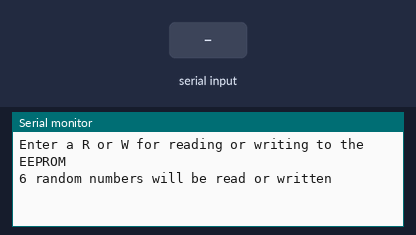
A sketch run on a simulated Arduino Uno, built with avr-gcc and run on an emulated ATmega328P. On the bench: the last lines printed to the serial monitor. The inputs (shaded band) are chosen by the test bench. Random numbers use the default seed unless the sketch sets one; EEPROM starts erased.

Above: at 1.2 s.
1.3 s: "R" received over Serial
At 2.0 s:
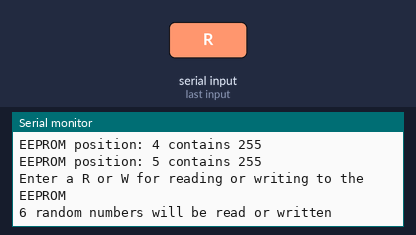
2.8 s: "W" received over Serial
At 2.87 s:
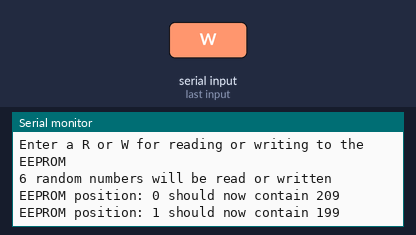
Timing chart, 0 to 5.8 s (numbered marks = the images above; inputs shaded):
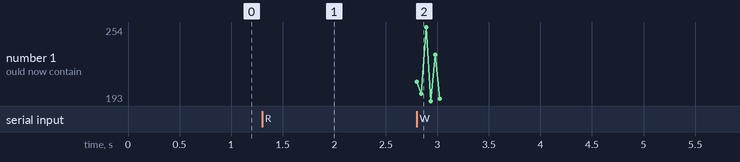

The sketch:

EEPROM_Arduino.ino
```cpp
/* This code will read or write a random number sequence to the
 * Arduino onboard EEPROM.
 * Set you Serial monitor up to send no extra characters.
 */
#include <EEPROM.h>

byte zz;
int EEstart = 0; // the memory location to start reading
// it should be smaller than 1023-EEsize
int EEsize = 1024; // size in bytes of your board's EEPROM
int NofNum = 6;
char input;

void setup()
{
  Serial.begin(9600);
  randomSeed(analogRead(0));
}

void loop()
{
  Serial.println("Enter a R or W for reading or writing to the EEPROM");
  Serial.print(NofNum);
  Serial.println(" random numbers will be read or written");
  // Wait here for a character to be entered
  while (!Serial.available())
    ;
  // continue once a character is available.
  input = ' '; // reset input to a space character
  input = Serial.read();
  switch (input)
  {
  case 'R': // read stored numbers
    for (int r = 0; r < NofNum; r++)
    {
      zz = EEPROM.read(r + EEstart);
      if (r + EEstart >= EEsize)
        Serial.println("memory address wrapped around");
      Serial.print("EEPROM position: ");
      Serial.print((r + EEstart) % EEsize);
      Serial.print(" contains ");
      Serial.println(zz);
    }
    break;
  case 'W': // write random numbers
    for (int w = 0; w < NofNum; w++)
    {
      zz = random(255);
      EEPROM.write(w + EEstart, zz);
      if (w + EEstart >= EEsize)
        Serial.println("memory address wrapped around");
      Serial.print("EEPROM position: ");
      Serial.print((w + EEstart) % EEsize);
      Serial.print(" should now contain ");
      Serial.println(zz);
    }
    break;
  default:
    break;
  }
}
```

Measured:
- after the input at 1.3 s, the serial monitor: prints a new line at once (image 1)
- after the input at 2.8 s, the serial monitor: prints a new line at once (image 2)
